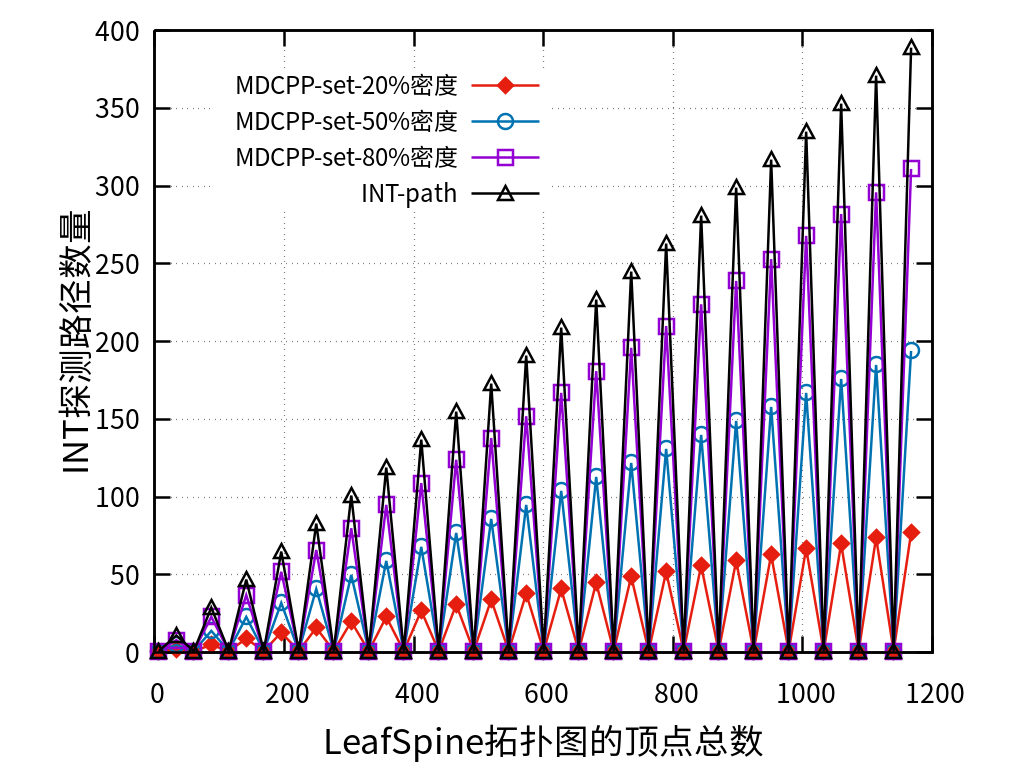

The script that saved this image:
reset
set key center at 350, 330

set size ratio 0.8


set grid

set xlabel "LeafSpine拓扑图的顶点总数" offset 0,0.3 font "Microsoft YaHei,26"
set ylabel "INT探测路径数量" offset 2.0,0 font "Microsoft YaHei,26"

set key font ",18"
set yrange [0:400]
set xrange [0:1200]
set xtics 0,200,1200
plot 'data9_0.txt' using 1:2 title"MDCPP-set-20%密度" with linespoints ls 7 pt 13 pointsize 2.5,\
'data9_1.txt' using 1:2 title"MDCPP-set-50%密度" with linespoints ls 6 pt 6 pointsize 2.5,\
'data9_2.txt' using 1:2 title"MDCPP-set-80%密度" with linespoints ls 8 lc 1 pt 4 pointsize 2.5,\
'data9_0.txt' using 1:4 title"INT-path" with linespoints ls 8 pointsize 2.5


set terminal pngcairo size 1024,768 color solid linewidth 2.5 font "Microsoft YaHei,20"
set output "figure9_0_ch.png"

replot

set output
